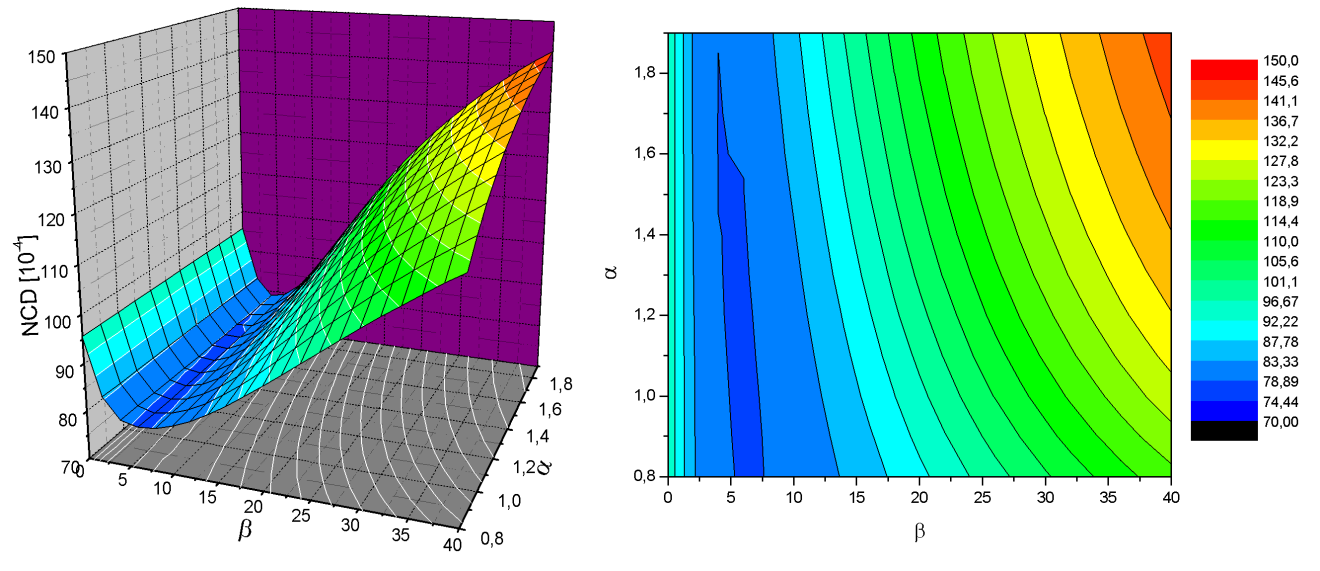
%> input picture POC sem6/Lab_1/TestImages1/diagrams/ncdfrwa.bmp, 1320 x 571 px, given in place of Lena IG_Nmse+ncd.bmp, which was not available
$ octave Lab_1.m   (GNU Octave 9; MATLAB toolbox functions it lacks are replaced by stand-ins)
%> lines starting %> are read from the running program, lines starting %| are printed output that depends on the picture; pictures that were not available may be replaced by others from this repository, and a replacement may not be noted
### POC sem6/Lab_1/konwe.m
function [jpg,jp2,s,s2,p,p2,si,si2] = konwe(path,Q,CR,ile,font,y1,y2,x1,x2)

bmp=imread(path);

if isinteger(bmp) &&isequal(class(bmp),'uint16')
bmp = im2uint8(bmp);
end
for i=1:1:ile

filePathJPEG=sprintf('output_quality_%d.jpg',Q(i));
filePathJPEG2=sprintf('outout_quality_%d.jp2',CR(i));

imwrite(bmp,filePathJPEG,'jpg','Quality',Q(i) );
imwrite(bmp,filePathJPEG2,'jp2','Mode','lossy','CompressionRatio',CR(i));

sklej_jpg=imread(filePathJPEG);
sklej_jp2=imread(filePathJPEG2);

info_jpg = dir(filePathJPEG);
info_jp2 = dir(filePathJPEG2);

size_jpg = info_jpg.bytes / 1024;
si(i)=size_jpg;
size_jp2 = info_jp2.bytes / 1024;
si2(i)=size_jp2;

psnr_jpg = psnr(sklej_jpg,bmp);
p(i)=psnr_jpg;
psnr_jp2 = psnr(sklej_jp2,bmp);
p2(i)=psnr_jp2;

ssim_jpg = ssim(sklej_jpg,bmp);
s(i)=ssim_jpg;
ssim_jp2 = ssim(sklej_jp2,bmp);
s2(i)=ssim_jp2;

description_jpg = sprintf('JPEG\nQ: %.2f\nPSNR: %.2f\nSSIM: %.2f\nSize: %.2f kB',Q(i),psnr_jpg,ssim_jpg,size_jpg);
description_jp2 = sprintf('JPEG2000\nCR: %.2f\nPSNR: %.2f\nSSIM: %.2f\nSize: %.2f kB',CR(i),psnr_jp2,ssim_jp2,size_jp2);


% sklej_jpg=imresize(sklej_jpg(y1:y2,x1:x2),4, 'nearest');
% sklej_jp2=imresize(sklej_jp2(y1:y2,x1:x2),4, 'nearest');

sklej_jpg_crop = imcrop(sklej_jpg, [x1, y1, x2-x1, y2-y1]);
sklej_jp2_crop = imcrop(sklej_jp2, [x1, y1, x2-x1, y2-y1]);

sklej_jpg = imresize(sklej_jpg_crop, 4, 'nearest');
sklej_jp2 = imresize(sklej_jp2_crop, 4, 'nearest');

%sklej_jpg=sklej_jpg(y1:y2,x1:x2);
%sklej_jp2=sklej_jp2(y1:y2,x1:x2);


sklej_jpg= insertText(sklej_jpg,[1 1],description_jpg,'FontSize',font);
sklej_jp2= insertText(sklej_jp2,[1 1],description_jp2,'FontSize',font);


if(i==1)
jpg=sklej_jpg;
jp2=sklej_jp2;
end
if(i~=1)
jpg=[jpg,sklej_jpg];
jp2=[jp2,sklej_jp2];
end
end

end

### POC sem6/Lab_1/gif.m
function [GIF] = gif(input,font,y1,y2,x1,x2)

if size(input,3)==1

    input=cat(3,input, input,input);

end

[indexedImage256, map256] = rgb2ind(input, 256);
outputFilePathGIF = sprintf('output_gif.gif');
imwrite(indexedImage256,map256, outputFilePathGIF, 'gif');
[outputImageGIF, map] = imread(outputFilePathGIF);
outputImageGIFRGB = im2uint8(ind2rgb(outputImageGIF,map));

 psnrValuesGIF = psnr(input, outputImageGIFRGB);
 ssimValuesGIF=ssim(input,outputImageGIFRGB);
 fileInfoGIF_1a = dir(outputFilePathGIF);
 imageSizesGIF_1a = fileInfoGIF_1a.bytes / 1024; % Convert to kilobytes

 description_1a = sprintf('GIF\n PSNR: %.2f\n SSIM: %2.f\nSize: %.2f kB ', psnrValuesGIF, ssimValuesGIF,imageSizesGIF_1a);


 GIF_crop = imcrop(outputImageGIFRGB, [x1, y1, x2-x1, y2-y1]);


outputImageGIFRGB = imresize(GIF_crop, 4, 'nearest');


 GIF = insertText(outputImageGIFRGB,[1,1],description_1a,'FontSize',font);


end

### POC sem6/Lab_1/png.m
function [PNG] = png(path,font,y1,y2,x1,x2)

bmp=imread(path);

if isinteger(bmp) &&isequal(class(bmp),'uint16')
bmp = im2uint8(bmp);
end
imwrite(bmp,'output.png');
png=imread('output.png');

info_bmp=dir(path);
info_png=dir('output.png');

size_bmp=info_bmp.bytes / 1024;
size_png=info_png.bytes / 1024;

psnr_png = psnr(png,bmp);

description_bmp_png = sprintf('No compression (tiff):\n Size:%.2f kB\nPNG (PSNR: %.2f)\nSize: %.2f kB ', size_bmp ,psnr_png, size_png);


 png_crop = imcrop(png, [x1, y1, x2-x1, y2-y1]);
png = imresize(png_crop, 4, 'nearest');

PNG = insertText(png,[1 1],description_bmp_png,'FontSize',font);


end

### POC sem6/Lab_1/Lab_1.m
clear all
close all
Q1a=[0,70,100];
CR1a=[375,100,5];
%Q1a=[0:5:100];
%CR1a=[5:10:205];

font=60;
ile=length(Q1a);
y1=200;
y2=500;
x1=1100;
x2=1400;

% [7 lines of commented-out code are left out]
imread("TestImages1\diagrams\Lena IG_Nmse+ncd.bmp");
path="TestImages1\diagrams\Lena IG_Nmse+ncd.bmp";
input=imread(path);
%> input is the input picture: size 571x1320x3 uint8; mean R, G, B 147.9, 192.4, 172.2
if isinteger(input) &&isequal(class(input),'uint16')
input = im2uint8(input);
end
[jpg,jp2,s,s2,p,p2,si,si2]=konwe(path,Q1a,CR1a,ile,font,y1,y2,x1,x2);
%> in konwe, `sklej_jpg=imread(filePathJPEG);`:
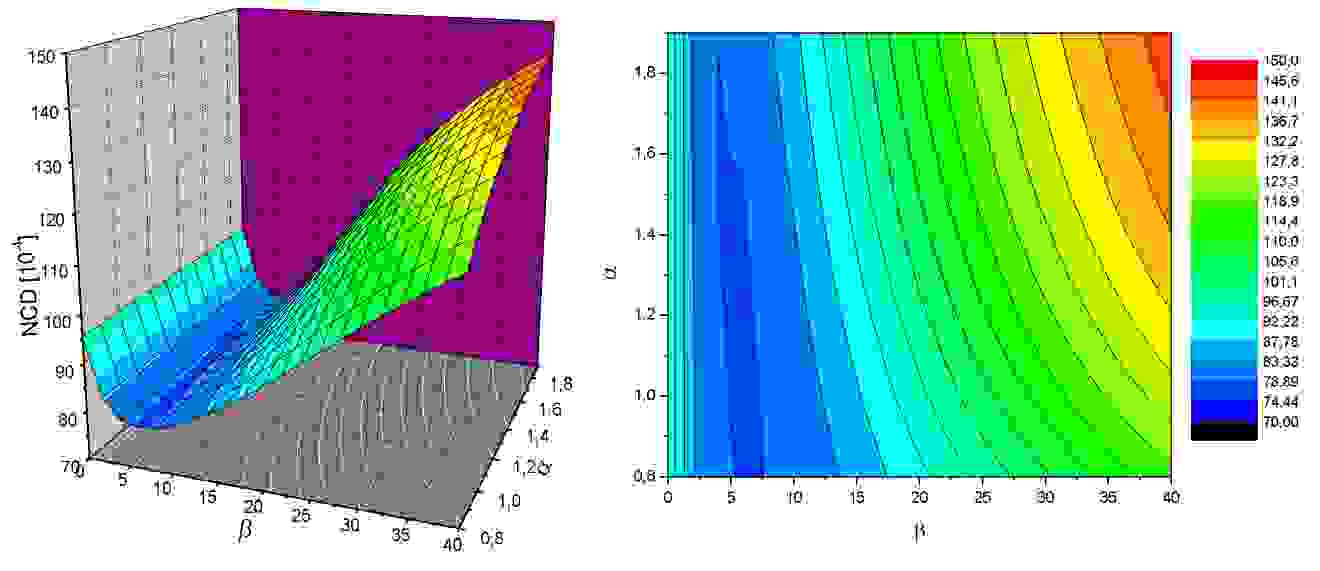
%> sklej_jpg: size 571x1320x3 uint8; mean R, G, B 152.2, 190.6, 171.9
%> in konwe, `psnr_jpg = psnr(sklej_jpg,bmp);`: psnr_jpg = 20.03
%> in konwe, `psnr_jp2 = psnr(sklej_jp2,bmp);`: psnr_jp2 = Inf
%> in konwe, `ssim_jpg = ssim(sklej_jpg,bmp);`: ssim_jpg = 0.867
%> in konwe, `ssim_jp2 = ssim(sklej_jp2,bmp);`: ssim_jp2 = 1
%> in konwe, `sklej_jpg_crop = imcrop(sklej_jpg, [x1, y1, x2-x1, y2-y1]);`:
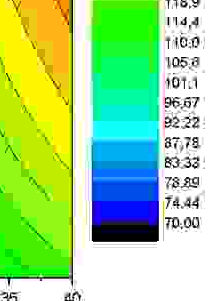
%> sklej_jpg_crop: size 301x221x3 uint8; mean R, G, B 163.7, 218.9, 143.3
%> in konwe, `sklej_jpg= insertText(sklej_jpg,[1 1],description_jpg,'FontSize',font);`:
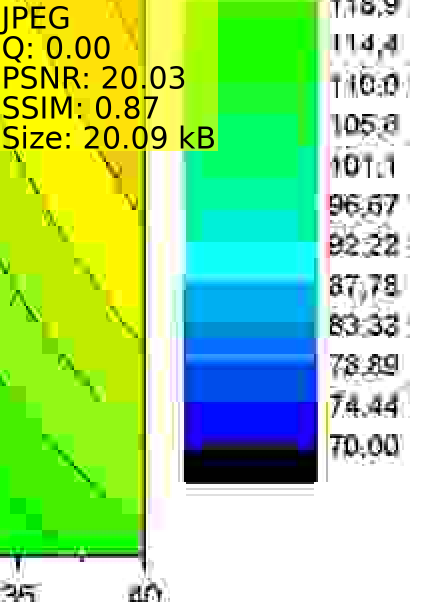
%> sklej_jpg: size 1204x884x3 uint8 (shown at 1/2 size); mean R, G, B 162.8, 217.4, 139
%> in konwe, `sklej_jp2= insertText(sklej_jp2,[1 1],description_jp2,'FontSize',font);`:
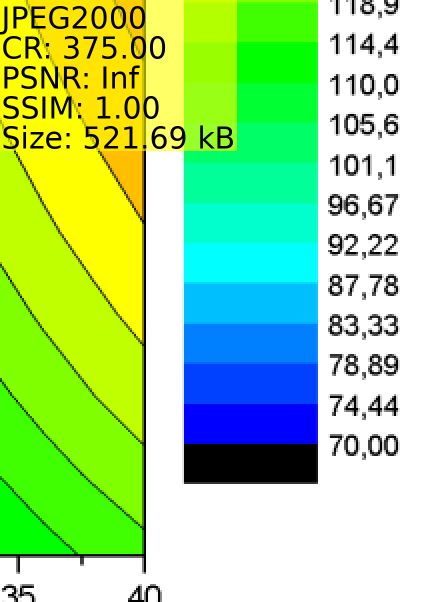
%> sklej_jp2: size 1204x884x3 uint8 (shown at 1/2 size); mean R, G, B 163.6, 221.1, 140.7
%> s = [0.867 0.976 0.996]; s2 = [1 1 1]; p = [20.03 28.65 31.33]; p2 = [Inf Inf Inf]; si = [20.09 112.5 417.7]; si2 = [521.7 521.7 521.7]
GIF=gif(input,font,y1,y2,x1,x2);
%> in gif, `[indexedImage256, map256] = rgb2ind(input, 256);`:
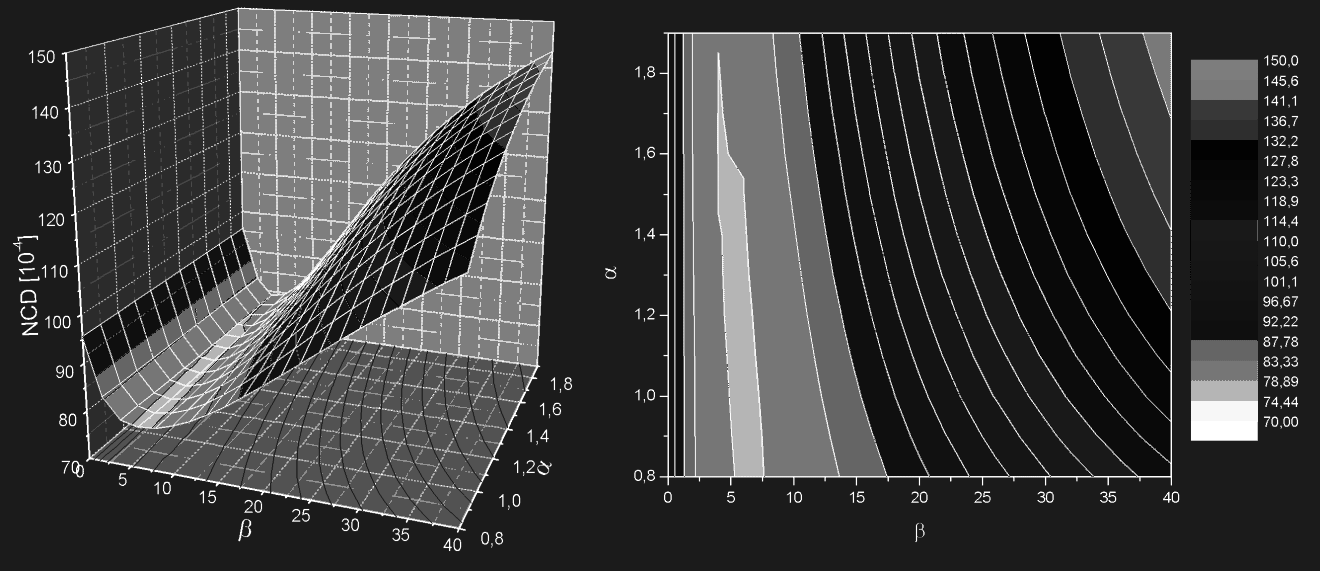
%> indexedImage256: size 571x1320 uint8; min 1, max 255, mean 60.2
%> in gif, `[indexedImage256, map256] = rgb2ind(input, 256);`: map256 = 256 rows, first 12: [1 1 1; 0.8 0.996 0.486; 1 1 0; 0.859 1 0.886; 0.969 0.961 0.6; 0.769 0.996 0.0902; 0.749 1 0; 0.71 0.988 0.741; 0.533 0.996 0.255; 0.502 1 0; 0.514 0.988 0.522; 0.322 1 0.0431]
%> in gif, `[outputImageGIF, map] = imread(outputFilePathGIF);`:
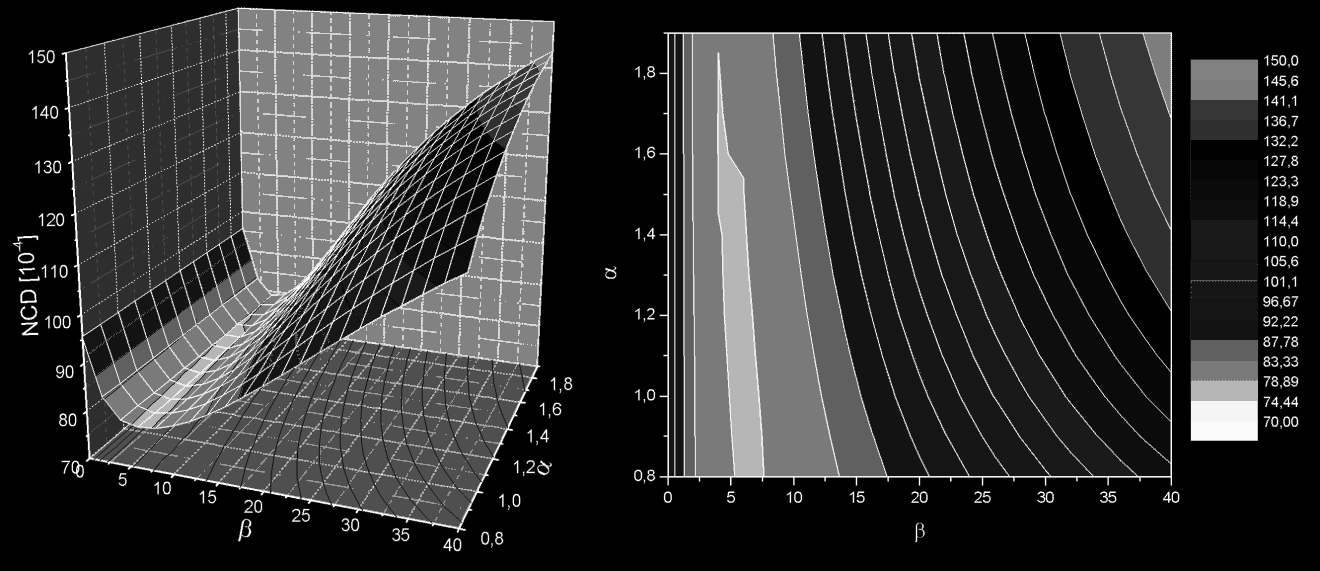
%> outputImageGIF: size 571x1320 uint8; min 0, max 251, mean 51.3
%> in gif, `[outputImageGIF, map] = imread(outputFilePathGIF);`: map = 256 rows, first 12: [0.988 0.988 0.988; 1 1 0; 0.859 1 0.886; 0.89 0.992 0.729; 0.969 0.992 0.271; 0.8 0.996 0.486; 0.769 0.996 0.0902; 0.749 1 0; 0.71 0.988 0.741; 0.533 0.996 0.255; 0.514 0.988 0.522; 0.502 1 0]
%> in gif, `psnrValuesGIF = psnr(input, outputImageGIFRGB);`: psnrValuesGIF = 39.43
%> in gif, `ssimValuesGIF=ssim(input,outputImageGIFRGB);`: ssimValuesGIF = 1
%> in gif, `GIF = insertText(outputImageGIFRGB,[1,1],description_1a,'FontSize',fon..`:
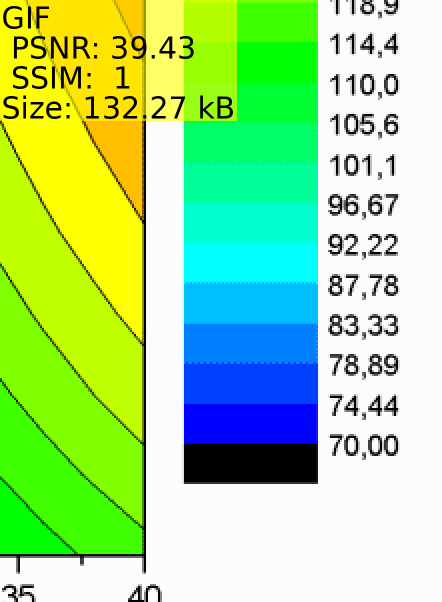
%> GIF: size 1204x884x3 uint8 (shown at 1/2 size); mean R, G, B 163.1, 221.2, 140.6
PNG=png(path,font,y1,y2,x1,x2);
%> the run ends on the next line
